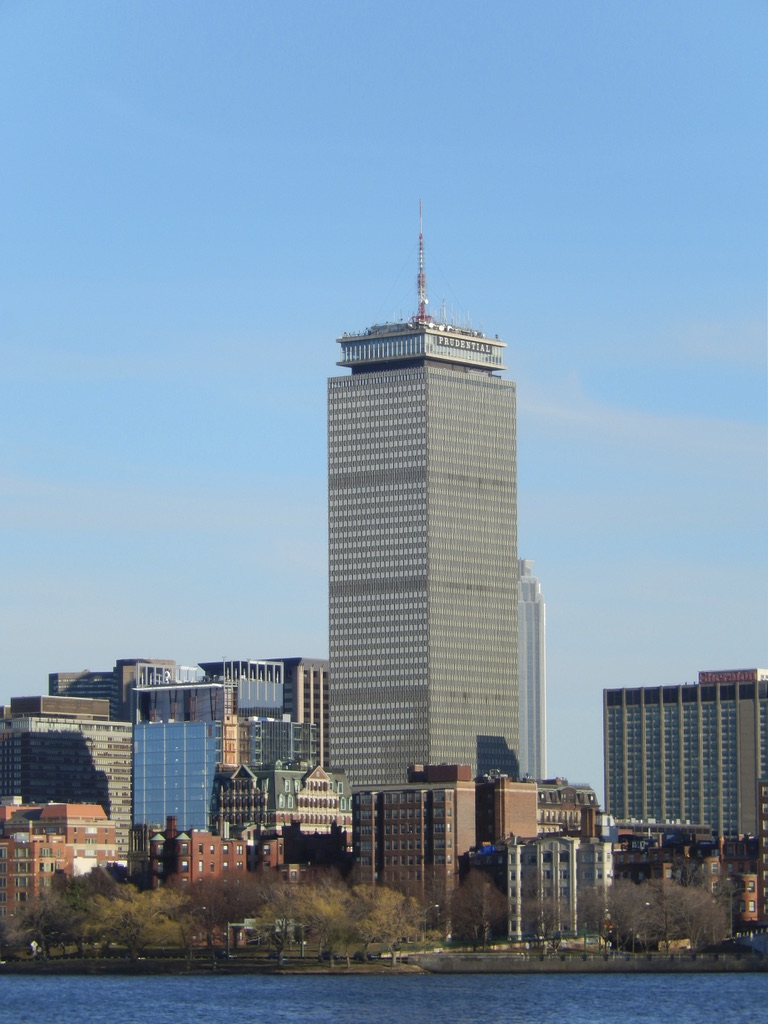
#> input picture cs7800-AdvancedAlgo/HW4/prudential.jpg, 768 x 1024 px
$ python svd_compression.py
#> lines starting #> are read from the running program, lines starting #| are printed output that depends on the picture
import cv2
import numpy as np

k = 100

image = cv2.imread('prudential.jpg')
#> image is the input picture: shape (1024, 768, 3); mean B, G, R 171.3, 149.5, 125.4

grayImage = cv2.cvtColor(image, cv2.COLOR_BGR2GRAY)
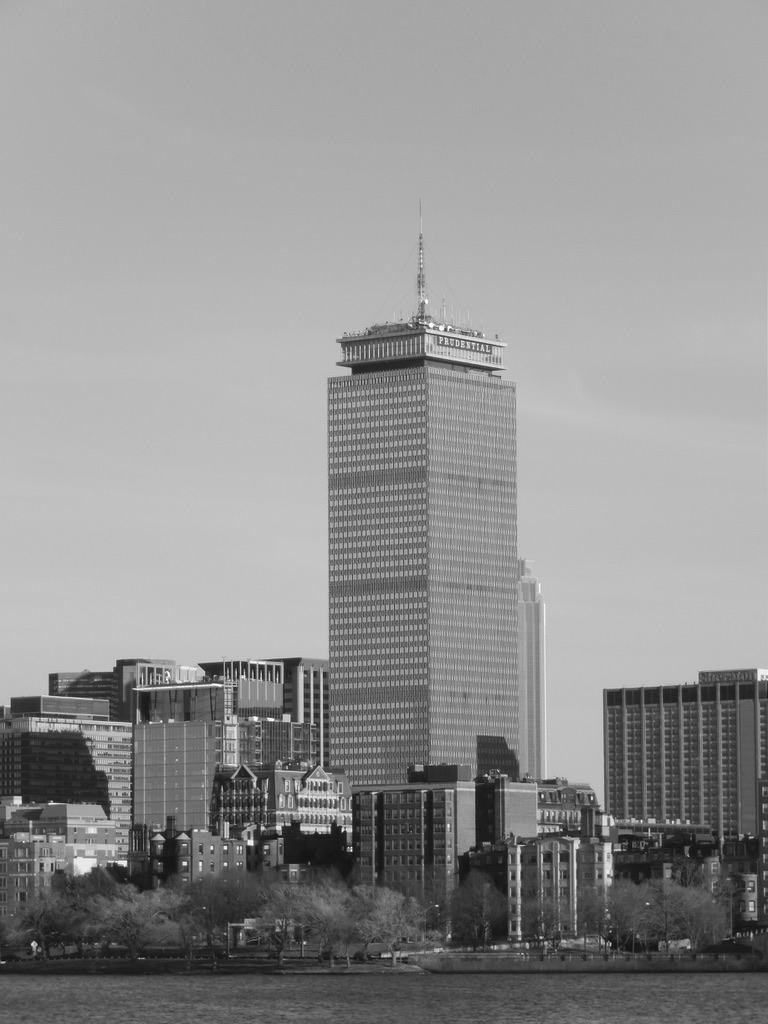
#> grayImage: shape (1024, 768); min 16, max 255, mean 144.8
cv2.imwrite('original_image.png', grayImage)

print("\nThe rank of the original image matrix is: %d\n" % np.linalg.matrix_rank(grayImage))
#| The rank of the original image matrix is: 768

# [6 lines of commented-out code are left out]

u, s, v = np.linalg.svd(grayImage)
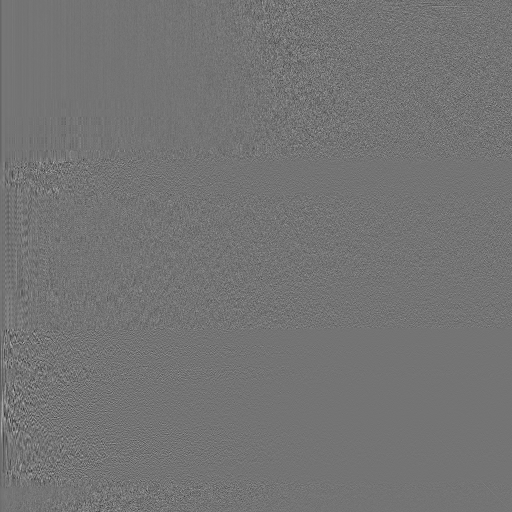
#> u: shape (1024, 1024) float64 (shown at 1/2 size); min -0.218, max 0.259, mean -3.03e-05; drawn with min black and max white
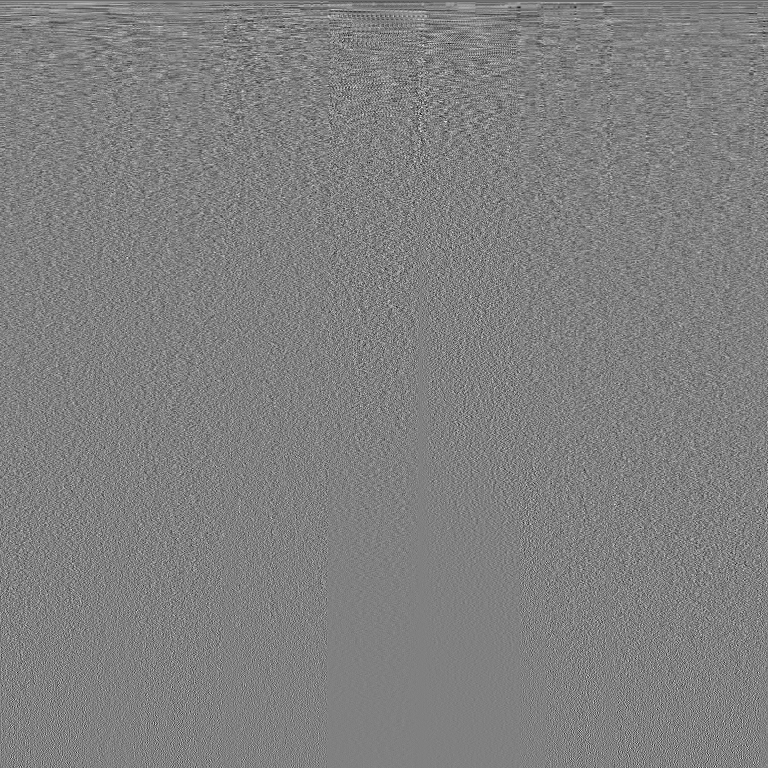
#> v: shape (768, 768) float64; min -0.225, max 0.221, mean -4.98e-05; drawn with min black and max white
#> s = 768 values, max 134273.3 at index 0, min 2.16 at index 767, mean 449.8

# [5 lines of commented-out code are left out]

u_k = u[:,0:k]
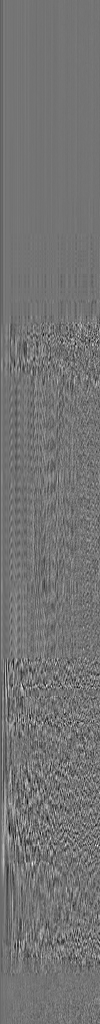
#> u_k: shape (1024, 100) float64; min -0.218, max 0.259, mean -0.00034; drawn with min black and max white
s_k = s[0:k]
#> s_k = 100 values, max 134273.3 at index 0, min 492.1 at index 99, mean 2804.6
v_k = v[0:k,:]
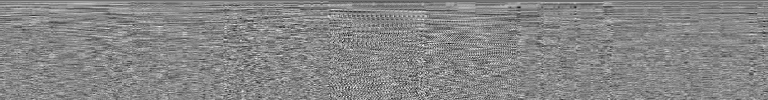
#> v_k: shape (100, 768) float64; min -0.212, max 0.188, mean -0.000381; drawn with min black and max white

# print(u.shape)
# print(s.shape)
# print(v.shape)

newImage = np.dot(u_k[:, :k] * s_k, v_k)

print("The rank of the new approximated image matrix is: %d\n" % np.linalg.matrix_rank(newImage))
#| The rank of the new approximated image matrix is: 100

newImage = np.array(newImage ,dtype=np.uint8)

new_filename = 'rank_' + str(k) + '_approx_image.png'
cv2.imwrite(new_filename, newImage)

# [4 lines of commented-out code are left out]

$ run again, with cs7800-AdvancedAlgo/HW4/rank_10_approx_image.png saved as cs7800-AdvancedAlgo/HW4/prudential.jpg
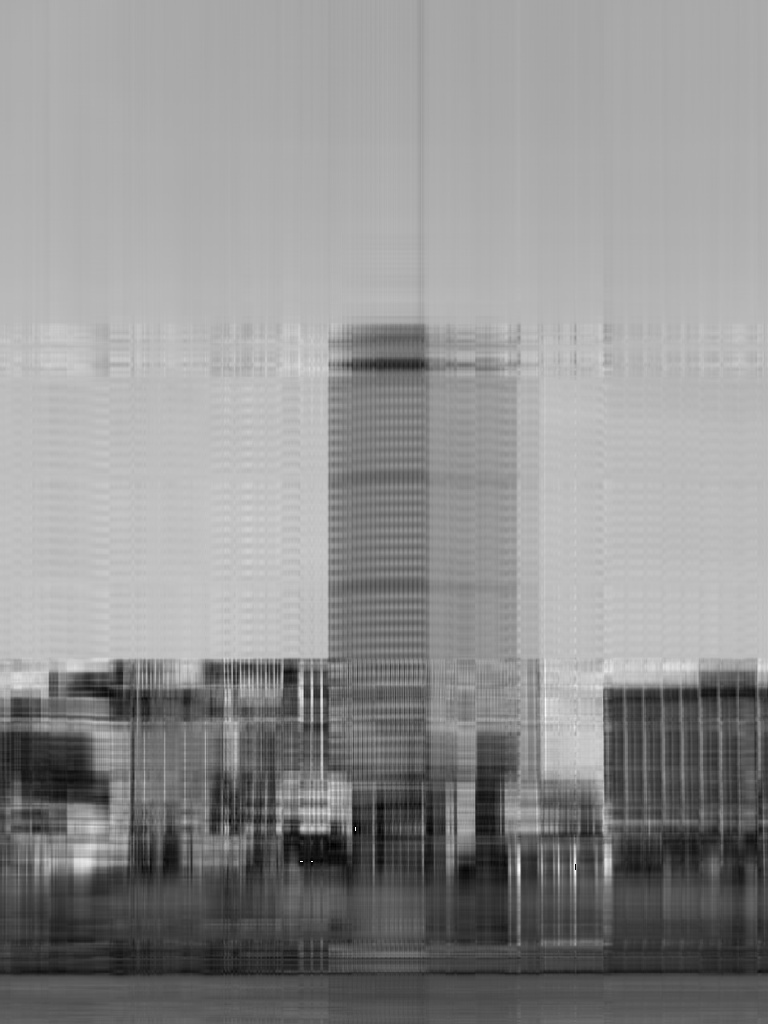
#> input picture cs7800-AdvancedAlgo/HW4/rank_10_approx_image.png, 768 x 1024 px
#> image is the input picture: shape (1024, 768, 3); min 0, max 254, mean 144.3
#| The rank of the original image matrix is: 768
#> s = 768 values, max 133852.3 at index 0, min 1.48 at index 767, mean 261.2
#> `u_k = u[:,0:k]`:
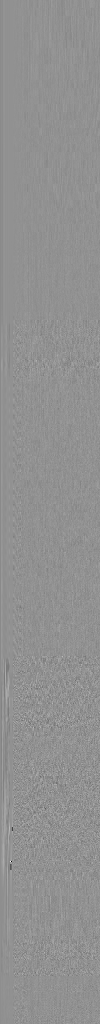
#> u_k: shape (1024, 100) float64; min -0.783, max 0.589, mean -0.000232; drawn with min black and max white
#> s_k = 100 values, max 133852.3 at index 0, min 31.54 at index 99, mean 1923.2
#> `v_k = v[0:k,:]`:
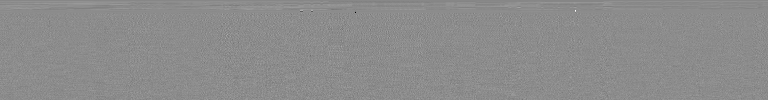
#> v_k: shape (100, 768) float64; min -0.985, max 0.804, mean -0.000386; drawn with min black and max white
#| The rank of the new approximated image matrix is: 100
